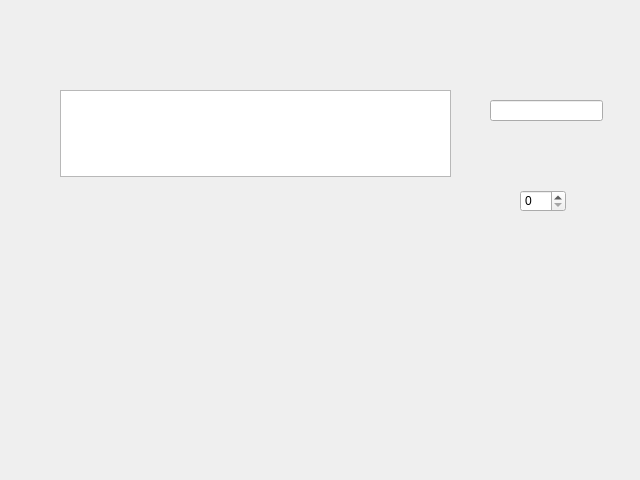
<?xml version="1.0" encoding="UTF-8"?>
<ui version="4.0">
 <class>testForm</class>
 <widget class="QWidget" name="testForm">
  <property name="geometry">
   <rect>
    <x>0</x>
    <y>0</y>
    <width>640</width>
    <height>480</height>
   </rect>
  </property>
  <property name="windowTitle">
   <string>Form</string>
  </property>
  <widget class="QSpinBox" name="spinBox">
   <property name="geometry">
    <rect>
     <x>520</x>
     <y>190</y>
     <width>46</width>
     <height>22</height>
    </rect>
   </property>
  </widget>
  <widget class="QTextEdit" name="textEdit">
   <property name="geometry">
    <rect>
     <x>60</x>
     <y>90</y>
     <width>391</width>
     <height>87</height>
    </rect>
   </property>
  </widget>
  <widget class="QLineEdit" name="lineEdit">
   <property name="geometry">
    <rect>
     <x>490</x>
     <y>100</y>
     <width>113</width>
     <height>21</height>
    </rect>
   </property>
  </widget>
 </widget>
 <resources/>
 <connections/>
</ui>
